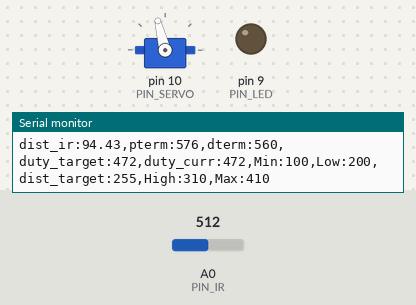
Bench run of a sketch on a simulated Arduino Uno, built with avr-gcc and run on an emulated ATmega328P. Parts: servo, output pins drawn as LEDs (lit = HIGH), the last lines printed to the serial monitor. Inputs (shaded band) come from the test bench; at power-on: A0 (PIN_IR) = 512.

Above: at 1.2 s.
1.3 s: A0 (PIN_IR) set to 400
At 2.0 s:
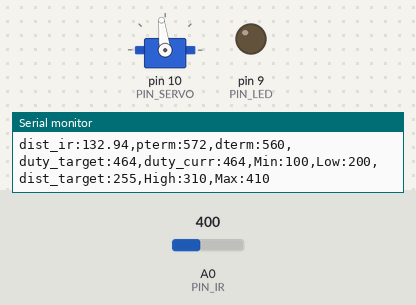
3.0 s: A0 (PIN_IR) set to 245
4.7 s: A0 (PIN_IR) set to 306
6.4 s: A0 (PIN_IR) set to 122
At 6.9 s:
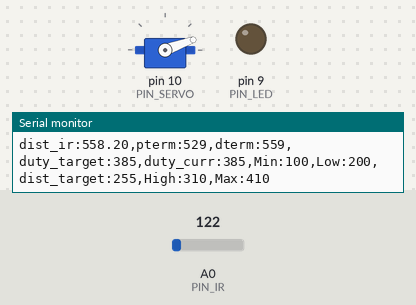
7.9 s: A0 (PIN_IR) set to 0
At 8.3 s:
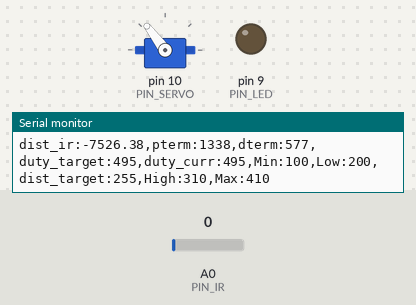
Timing chart, 0 to 10.4 s (numbered marks = the images above; inputs shaded):
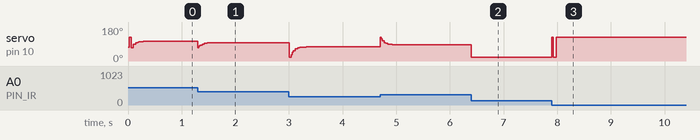

The sketch:

PD.ino
```cpp
#include <Servo.h>

#define PIN_LED 9
#define PIN_SERVO 10
#define PIN_IR A0

#define _DIST_TARGET 255
#define _DIST_MIN 100
#define _DIST_MAX 410

#define _DIST_ALPHA 0.3

#define _DUTY_MIN 750
#define _DUTY_NEU 1300
#define _DUTY_MAX 1850

#define _SERVO_ANGLE 20
#define _SERVO_SPEED 20

#define _INTERVAL_DIST 20
#define _INTERVAL_SERVO 20
#define _INTERVAL_SERIAL 100

#define _KP 2
#define _KD 30

Servo myservo;

float dist_target; // location to send the ball
float dist_raw, dist_ema;

unsigned long last_sampling_time_dist, last_sampling_time_servo, last_sampling_time_serial;
bool event_dist, event_servo, event_serial;

int duty_chg_per_interval;
int duty_target, duty_curr;
float error_curr, error_prev, control, pterm, dterm, iterm;

void setup() {
  Serial.begin(57600);

  myservo.attach(PIN_SERVO);
  pinMode(PIN_LED, OUTPUT);

  error_curr = error_prev = 0.0;

  myservo.writeMicroseconds(_DUTY_NEU);
  duty_target = duty_curr = _DUTY_NEU;

  duty_chg_per_interval = (_DUTY_MAX - _DUTY_MIN) * (_SERVO_SPEED / _SERVO_ANGLE) * (_INTERVAL_SERVO / 1000.0);
}

void loop() {

  // Event generator //

  unsigned long time_curr = millis();
  if(time_curr >= last_sampling_time_dist + _INTERVAL_DIST){
      last_sampling_time_dist += _INTERVAL_DIST;
      event_dist = true;
  }

  if(time_curr >= last_sampling_time_servo + _INTERVAL_SERVO){
      last_sampling_time_servo += _INTERVAL_SERVO;
      event_servo = true;
  }

  if(time_curr >= last_sampling_time_serial + _INTERVAL_SERIAL){
      last_sampling_time_serial += _INTERVAL_SERIAL;
      event_serial = true;
  }

  // Event handlers //

  if(event_dist) {
    event_dist = false;
    dist_raw = ir_distance_filtered();

  // PID control logic
    error_curr = _DIST_TARGET - dist_raw; // 목표보다 가까우면 양, 멀면 음
    pterm = _KP * error_curr;
    dterm = _KD * (error_curr - error_prev);
    control = pterm + dterm;

  // duty_target = f(duty_neutral, control)
    duty_target = _DUTY_NEU + control;
  // keep duty_target value within the range of [_DUTY_MIN, _DUTY_MAX]
    duty_target = min(duty_target, _DUTY_MAX);
    duty_target = max(duty_target, _DUTY_MIN);

    error_prev = error_curr;
  }

  if(event_servo){
    event_servo = false;
    // adjust duty_curr toward duty_target by duty_chg_per_interval
    if(duty_curr > duty_target){
      duty_curr += duty_chg_per_interval;
      if(duty_curr > duty_target) duty_curr = duty_target;
    } else {
      duty_curr -= duty_chg_per_interval;
      if(duty_curr < duty_target) duty_curr = duty_target;
    }

    // update servo position
    myservo.writeMicroseconds(duty_curr);
  }

  if(event_serial) {
    event_serial = false;
    Serial.print("dist_ir:");
    Serial.print(dist_raw);
    Serial.print(",pterm:");
    Serial.print(map(pterm,-1000,1000,510,610));
    Serial.print(",dterm:");
    Serial.print(map(dterm,-1000,1000,510,610));
    Serial.print(",duty_target:");
    Serial.print(map(duty_target,1000,2000,410,510));
    Serial.print(",duty_curr:");
    Serial.print(map(duty_curr,1000,2000,410,510));
    Serial.println(",Min:100,Low:200,dist_target:255,High:310,Max:410");
    }
}

float ir_distance(){ // return value unit: mm
  float value, volt = float(analogRead(PIN_IR));
  value = ((6762.0 / (volt - 9.0)) - 4.0) * 10.0;
  return value;
}

float ir_distance_filtered(){ // return value unit: mm
  return dist_ema = _DIST_ALPHA * ir_distance() + (1 - _DIST_ALPHA) * dist_ema;
}
```

Measured:
- after the input at 1.3 s, servo on pin 10 (PIN_SERVO): 104° → 97° at once
- after the input at 6.4 s, servo on pin 10 (PIN_SERVO): 86° → 20° at once
- after the input at 7.9 s, servo on pin 10 (PIN_SERVO): 20° → 127° at once
